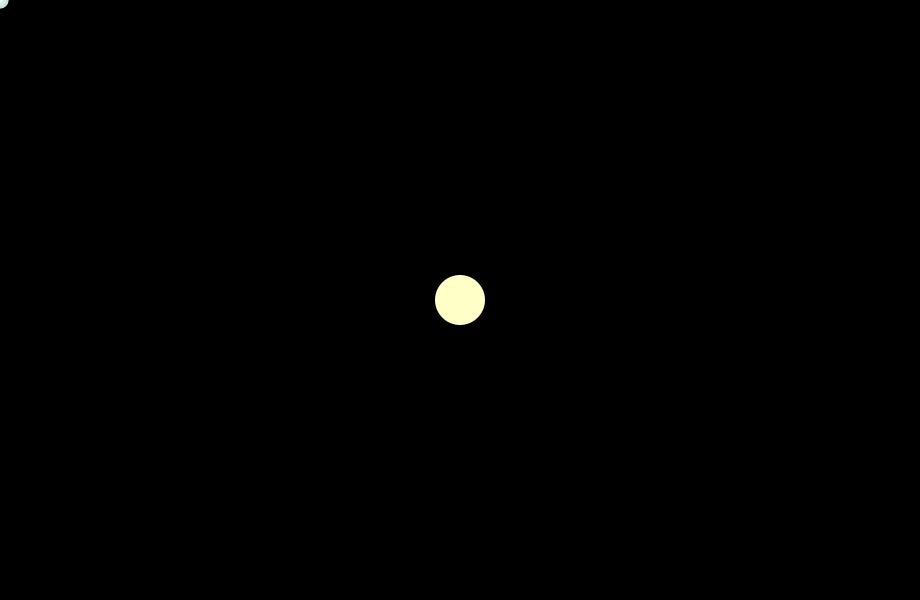
Frame 1 (no input)
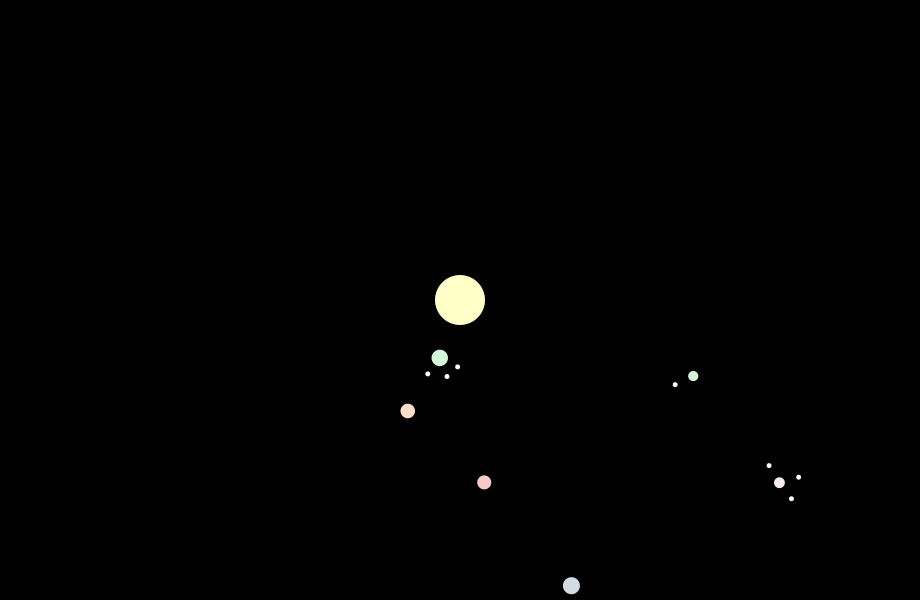
Frame 60 (the mouse pressed at the canvas centre just before this capture)
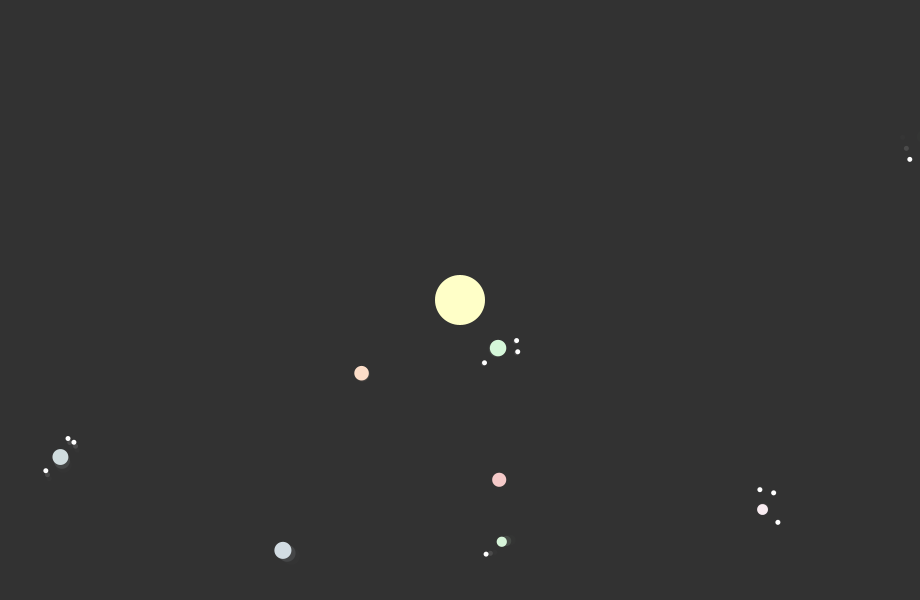
Frame 120 (the mouse held since frame 60 and released just before this capture)

The Processing sketch that drew these frames (run headless with seeded random() and noise(); from frame 60 on, the mouse is pressed at the canvas centre):

// Processing sketch: processing_17203
// ── processing_17203.pde

Sun s;
color C = color(0);
void setup() {
  size(920,600);
  background(255);
  ellipseMode(CENTER);
  smooth();
  noStroke();
  s = new Sun(width, height);
}

void draw() {
  fill(C);
  rect(0,0,width,height);
  s.display();
}
void mousePressed(){
  C = color(50,225);
}
void mouseReleased(){
  C = color(0);
}

class Moon{
    float x;
    float y;
    float size;
    float rad;
    float speed;
    color C = color(255);
    float angle = ceil(random(360));
    Moon(float _size, float _rad, float _speed){
        size = _size;
        rad = _rad;
        speed = _speed;
    }
    void display(float planetX, float planetY){
        fill(C);
        ellipse(x,y,size,size);
        float radian = angle * (PI / 180);
        x = planetX + rad * cos(radian);
        y = planetY + rad * sin(radian);
        angle %= 360;
        angle += speed;
    }
}

class Planet{
    float x;
    float y;
    float size;
    float rad;
    float speed;
    int moonAmount = ceil(random(4)) -1;
    color C = color(200 + random(55),200 + random(55),200 + random(55));
    float angle = ceil(random(360));
    Moon[] m = new Moon[moonAmount];
    Planet(float _size, float _rad, float _speed){
        size = _size;
        rad = _rad;
        speed = _speed;
        for (int i = 0; i < m.length; i++){
          m[i] = new Moon(5, 20, random(2)-1);
        }
    }
    void display(float sunX, float sunY){
        fill(C);
        ellipse(x,y,size,size);
        float radian = angle * (PI / 180);
        x = sunX + rad * cos(radian);
        y = sunY + rad * sin(radian);
        angle %= 360;
        angle += speed;
        for (int i = 0; i < m.length; i++){
          m[i].display(x,y);
        }
    }  
}

class Sun{
    int planetAmount = 8;
    float x;
    float y;
    Planet[] pArray = new Planet[planetAmount];
    Sun(float width, float height){
        x = width/2;
        y = height/2;
        for (int i = 0; i < pArray.length; i++){ 
            pArray[i] = new Planet(random(10) + 10,((i+1)* width/15), random(4) - 2);
        }
    }
    void display(){
        fill(255,255,200);
        ellipse(x,y,50,50);
        for (int i = 0; i < pArray.length; i++){ 
            pArray[i].display(x,y);
        }
    }
}
